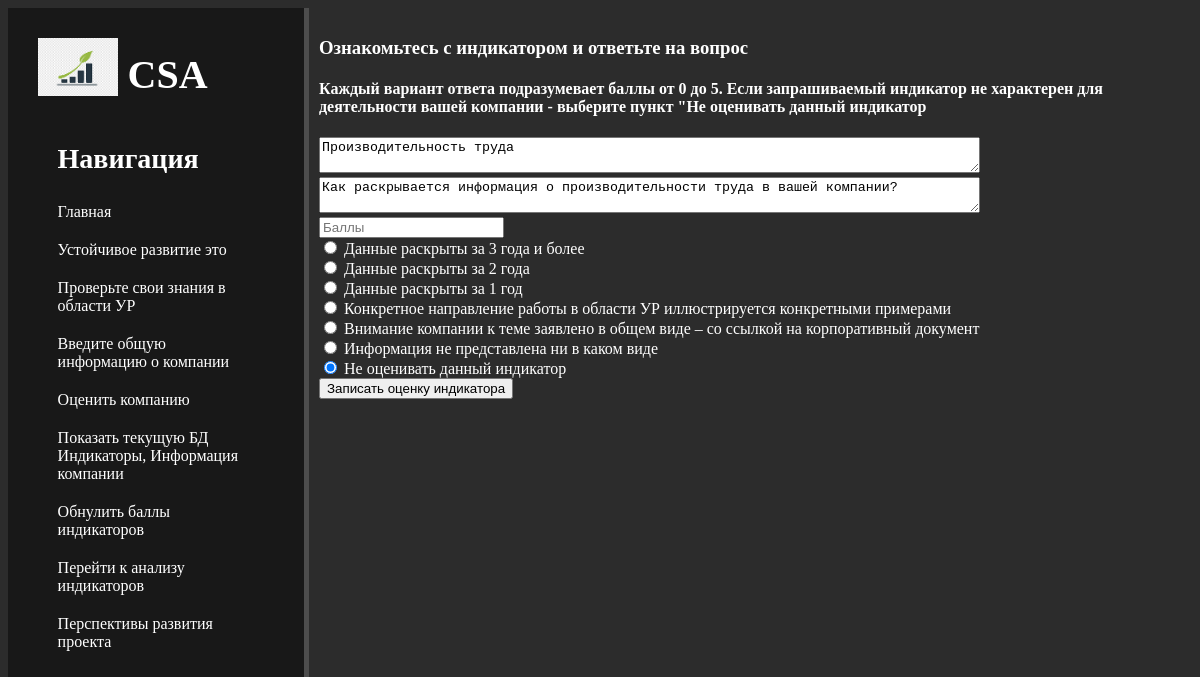
Page /csa/1/update/ on the committed database.
### csa_app/models.py (models this page shows, shortened)
class Indicators(models.Model):
    indicator = models.CharField( max_length=500)
    question = models.CharField( max_length=500)
    points = models.IntegerField(null=True, blank=True)
    indicator_values = models.CharField(max_length=1000,blank=True)

### csa_app/views.py (the view)
# urls.py: path('<int:pk>/update/', csa_app_views.IndicatorsUpdateView.as_view(), name='indicators_update'),
class IndicatorsUpdateView(UpdateView):
    model = Indicators
    template_name = 'csa_app/evaluate_indicators.html'
    form_class = IndicatorsForm

### csa_app/forms.py
class IndicatorsForm(ModelForm):
    class Meta():
        model = Indicators
        fields = ['indicator','question','points']
        widgets= {
            'indicator': Textarea(attrs={
                'class': 'form-control',
                'placeholder': 'Индикатор',
                'rows': 2,
                'cols': 80,
            }),
            'question': Textarea(attrs={
                'class': 'form-control',
                'placeholder': 'Вопрос',
                'rows': 2,
                'cols':80,
            }),
            'points': NumberInput(attrs={
                'class': 'form-control',
                'placeholder': 'Баллы'
            }),
        }

### csa_app/templates/csa_app/evaluate_indicators.html (shortened to what this page needs)
{% extends 'csa_app/base.html' %}
{% load static %}
{% block css_additional %}
<link rel="stylesheet" href="{% static 'csa_app/css/csa_app_base.css' %}">
<link rel="stylesheet" ref='https://use.fontawesome.com/releases/v5.8.2/css/all.css'>
{% endblock%}
{% block content %}
    <div class="features">
        <h3> Ознакомьтесь с индикатором и ответьте на вопрос </h3>
        <h4> Каждый вариант ответа подразумевает баллы от 0 до 5. Если запрашиваемый индикатор не характерен для деятельности вашей компании - выберите пункт "Не оценивать
        данный индикатор </h4>
        <form method="post" >
            <div class="visual">
                {{ form.indicator }} <br>
                {{ form.question }} <br>
                {{ form.points }} <br>
            </div>
            <input type="radio" name="points" value="5" checked> Данные раскрыты за 3 года и более <br>
            <input type="radio" name="points" value="4" checked> Данные раскрыты за 2 года <br>
            <input type="radio" name="points" value="3" checked> Данные раскрыты за 1 год <br>
            <input type="radio" name="points" value="2" checked> Конкретное направление работы в области УР
            иллюстрируется конкретными примерами <br>
            <input type="radio" name="points" value="1" checked> Внимание компании к теме заявлено в общем виде – со
            ссылкой на корпоративный документ <br>
            <input type="radio" name="points" value="0" checked> Информация не представлена ни в каком виде<br>
            <input type="radio" name="points" value="" checked> Не оценивать данный индикатор<br>
            <button class='btn btn-success' type="submit"> Записать оценку индикатора </button>
        </form>
    </div>
{% endblock %}

### csa_app/static/csa_app/css/csa_app_base.css (style rules this page uses)
body { background-color: #2c2c2c; }
.features { width: 800px; float: left; color: #fff; margin-top: 10px; position: relative; left: 10px; }
form { width: 900px; }
main .visual { width:800px; color: #eb5959; font-size: 15px; }

### rows in the picture
Indicators: indicator "Производительность труда", question "Как раскрывается информация о производительности труда в вашей компании?"
